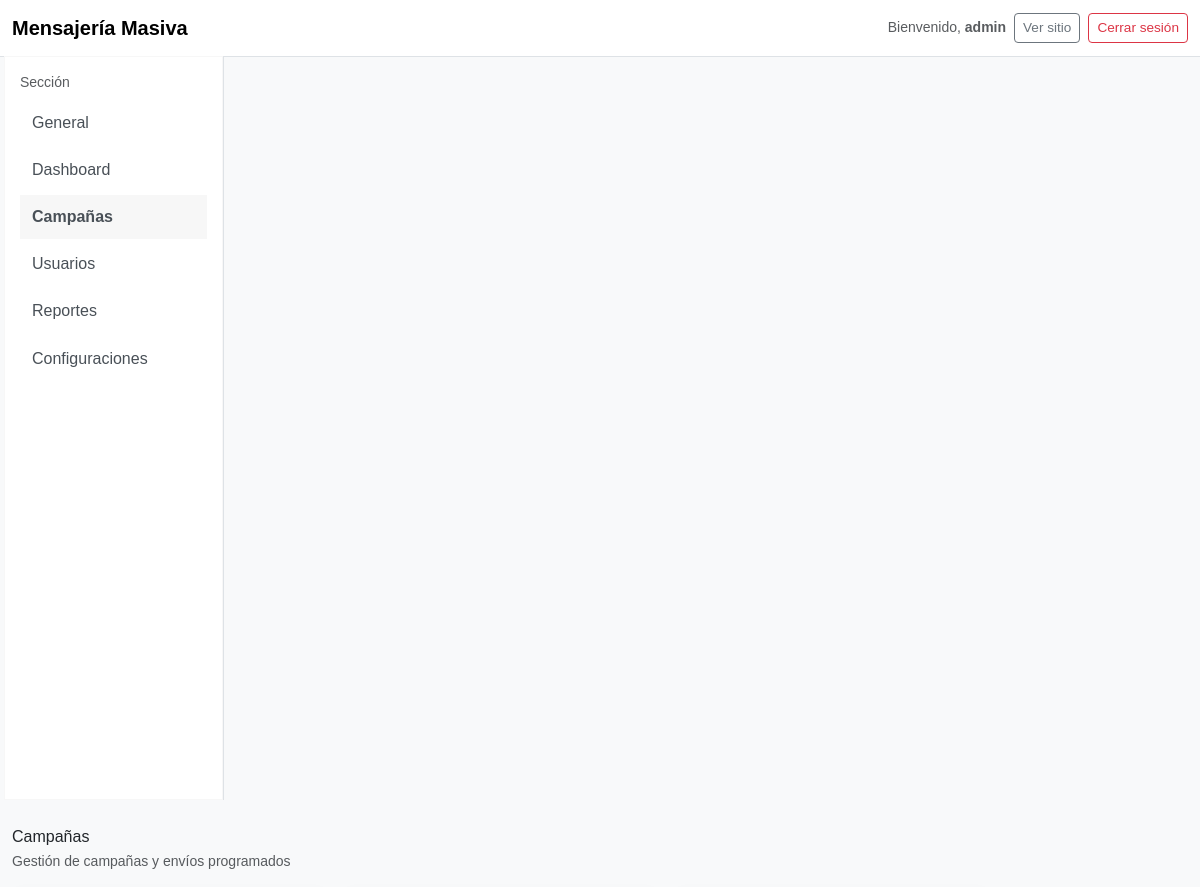
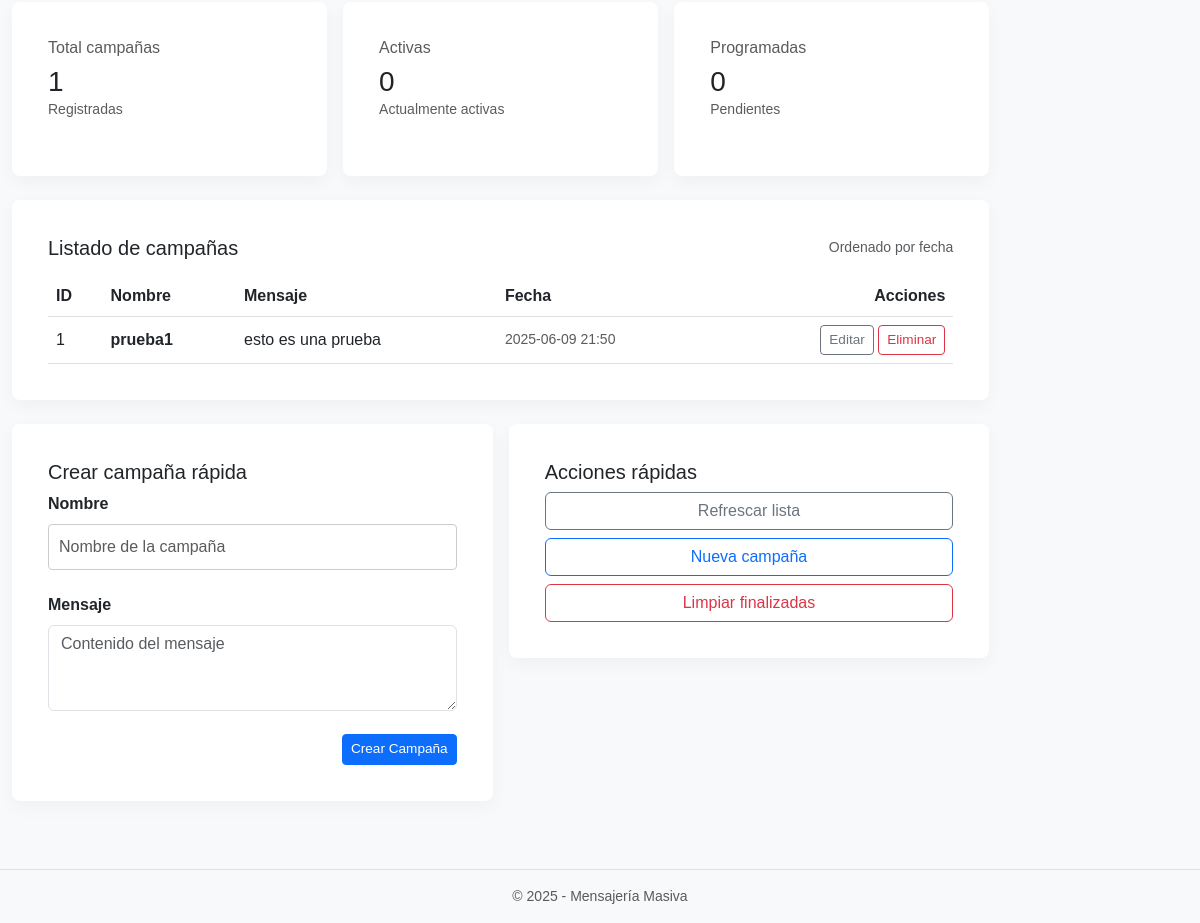
The page /admin/campaigns (signed in) on the database its author committed (2 pictures, top to bottom).
### app.py (models this page shows)
class Campaña(db.Model):
    id = db.Column(db.Integer, primary_key=True)
    name = db.Column(db.String(100), nullable=False)
    message = db.Column(db.Text, nullable=False)
    date = db.Column(db.DateTime, default=datetime.utcnow)

### app.py (the view)
@app.route('/admin/campaigns')
def admin_campaigns():
    if not (session.get('logged_in') and session.get('role') == 'admin'):
        flash("Debe iniciar sesión como administrador", "error")
        return redirect(url_for('login'))
    campaigns = Campaña.query.order_by(Campaña.date.desc()).all()
    return render_template('admin/admin_campaigns.html', campaigns=campaigns)

### app.py (called while the page is built)
@app.context_processor
def utility_processor():
    def safe_url_for(endpoint, _fallback=None, **values):
        """
        Intenta url_for(endpoint). Si falla devuelve url_for(_fallback) o '#' si no existe.
        Uso en templates: {{ safe_url_for('admin_campaigns_add', _fallback='admin_campaigns') }}
        """
        try:
            return url_for(endpoint, **values)
        except BuildError:
            if _fallback:
                try:
                    return url_for(_fallback, **values)
                except BuildError:
                    return '#'
            return '#'
    return dict(safe_url_for=safe_url_for)

### templates/admin/admin_campaigns.html (shortened to what this page needs)
<!DOCTYPE html>
<html lang="es">
<head>
  <link href="https://cdn.jsdelivr.net/npm/bootstrap@5.3.0-alpha1/dist/css/bootstrap.min.css" rel="stylesheet">
  <link rel="stylesheet" href="{{ url_for('static', filename='css/admin.css') }}">
</head>
<body>
  <nav class="navbar navbar-expand-md navbar-light bg-white border-bottom">
    <div class="container-fluid">
      <a class="navbar-brand fw-bold" href="{{ url_for('admin_dashboard') }}">
        Mensajería Masiva
      </a>
      <div class="ms-auto d-flex align-items-center gap-2">
        <span class="d-none d-md-inline text-muted small">Bienvenido, <strong>{{ admin_user or session.get('username') or 'Admin' }}</strong></span>
        <a class="btn btn-sm btn-outline-secondary" href="{{ url_for('home') }}">Ver sitio</a>
        <a class="btn btn-sm btn-outline-danger" href="{{ url_for('logout') }}">Cerrar sesión</a>
      </div>
    </div>
  </nav>
  <div class="container-fluid">
    <div class="row g-3">
      <aside class="col-12 col-md-3 col-lg-2 sidebar bg-white border-end p-3 d-none d-md-block">
        <p class="small text-muted mb-2">Sección</p>
        <nav class="nav flex-column">
          <a class="nav-link {% if request.path == url_for('admin') %}active{% endif %}" href="{{ url_for('admin') }}">General</a>
          <a class="nav-link {% if request.path == url_for('admin_dashboard') %}active{% endif %}" href="{{ url_for('admin_dashboard') }}">Dashboard</a>
          <a class="nav-link {% if request.path == url_for('admin_campaigns') %}active{% endif %}" href="{{ url_for('admin_campaigns') }}">Campañas</a>
          <a class="nav-link {% if request.path == url_for('admin_users') %}active{% endif %}" href="{{ url_for('admin_users') }}">Usuarios</a>
          <a class="nav-link {% if request.path == url_for('admin_reports') %}active{% endif %}" href="{{ url_for('admin_reports') }}">Reportes</a>
          <a class="nav-link {% if request.path == url_for('admin_settings') %}active{% endif %}" href="{{ url_for('admin_settings') }}">Configuraciones</a>
        </nav>
      </aside>
      <main class="col-12 col-md-9 col-lg-10 py-4">
        {% block title %}Campañas{% endblock %}
        {% block content %}
        <div class="d-flex justify-content-between align-items-center mb-3">
          <div>
            <small class="text-muted">Gestión de campañas y envíos programados</small>
          </div>
        </div>
        <div class="row g-3 mb-4">
          <div class="col-12 col-md-4">
            <div class="card h-100">
              <div class="card-body">
                <h6 class="text-muted">Total campañas</h6>
                <h3 class="mb-0">{{ campaigns|length if campaigns is defined else 0 }}</h3>
                <p class="small text-muted mb-0">Registradas</p>
              </div>
            </div>
          </div>
          <div class="col-12 col-md-4">
            <div class="card h-100">
              <div class="card-body">
                <h6 class="text-muted">Activas</h6>
                <h3 class="mb-0">{{ campaigns | selectattr('active') | list | length if campaigns is defined else 0 }}</h3>
                <p class="small text-muted mb-0">Actualmente activas</p>
              </div>
            </div>
          </div>
          <div class="col-12 col-md-4">
            <div class="card h-100">
              <div class="card-body">
                <h6 class="text-muted">Programadas</h6>
                <h3 class="mb-0">{{ campaigns | selectattr('scheduled_at') | list | length if campaigns is defined else 0 }}</h3>
                <p class="small text-muted mb-0">Pendientes</p>
              </div>
            </div>
          </div>
        </div>
        <div class="card mb-4">
          <div class="card-body">
            <div class="d-flex justify-content-between align-items-center mb-3">
              <h5 class="mb-0">Listado de campañas</h5>
              <small class="text-muted">Ordenado por fecha</small>
            </div>
            <div class="table-responsive">
              <table class="table table-hover align-middle mb-0">
                <thead>
                  <tr>
                    <th>ID</th>
                    <th>Nombre</th>
                    <th>Mensaje</th>
                    <th>Fecha</th>
                    <th class="text-end">Acciones</th>
                  </tr>
                </thead>
                <tbody>
                  {% if campaigns is defined and campaigns %}
                    {% for c in campaigns %}
                      <tr>
                        <td>{{ c.id }}</td>
                        <td class="fw-semibold">{{ c.name or c.nombre or ('Campaña ' ~ c.id) }}</td>
                        <td class="text-truncate" style="max-width:320px;">{{ (c.message or c.descripcion)[:120] }}</td>
                        <td class="small text-muted">
                          {% if c.date is defined and c.date %}{{ c.date.strftime('%Y-%m-%d %H:%M') }}
                          {% elif c.created_at is defined and c.created_at %}{{ c.created_at.strftime('%Y-%m-%d %H:%M') }}
                          {% else %}—{% endif %}
                        </td>
                        <td class="text-end">
                          <a href="{{ url_for('admin_campaigns_edit', campaign_id=c.id) }}" class="btn btn-sm btn-outline-secondary">Editar</a>
                          <form action="{{ url_for('admin_campaigns_delete', campaign_id=c.id) }}" method="POST" style="display:inline;" onsubmit="return confirm('¿Eliminar campaña?');">
                            <button class="btn btn-sm btn-outline-danger">Eliminar</button>
                          </form>
                        </td>
                      </tr>
                    {% endfor %}
                  {% else %}
                    <tr>
                      <td colspan="5" class="text-center text-muted py-4">No hay campañas. Pulse "Crear campaña" para añadir una.</td>
                    </tr>
                  {% endif %}
                </tbody>
              </table>
            </div>
          </div>
        </div>
        <div class="row g-3">
          <div class="col-12 col-lg-6">
            <div class="card">
              <div class="card-body">
                <h5 class="card-title">Crear campaña rápida</h5>
                <form action="{{ url_for('admin_campaigns_add') }}" method="POST" class="row g-2">
                  <div class="col-12">
                    <label class="form-label">Nombre</label>
                    <input type="text" name="campaign_name" class="form-control" placeholder="Nombre de la campaña" required>
                  </div>
                  <div class="col-12">
                    <label class="form-label">Mensaje</label>
                    <textarea name="campaign_message" class="form-control" rows="3" placeholder="Contenido del mensaje" required></textarea>
                  </div>
                  <div class="col-12 text-end">
                    <button class="btn btn-primary btn-sm" type="submit">Crear Campaña</button>
                  </div>
                </form>
              </div>
            </div>
          </div>
          <div class="col-12 col-lg-6">
            <div class="card">
              <div class="card-body">
                <h5 class="card-title">Acciones rápidas</h5>
                <div class="d-flex flex-column gap-2 mt-2">
                  <a class="btn btn-outline-secondary" href="{{ url_for('admin_campaigns') }}">Refrescar lista</a>
                  <a class="btn btn-outline-primary" href="{{ url_for('admin_campaigns_add') }}">Nueva campaña</a>
                  <a class="btn btn-outline-danger" href="{{ url_for('admin_campaigns') }}#limpiar">Limpiar finalizadas</a>
                </div>
              </div>
            </div>
          </div>
        </div>
        {% endblock %}
      </main>
    </div>
  </div>
  <footer class="border-top mt-4">
    <div class="container py-3 text-center small text-muted">
      &copy; {{ year or current_year if current_year is defined else '2025' }} - Mensajería Masiva
    </div>
  </footer>
</body>
</html>

### static/css/admin.css (style rules this page uses)
body { font-family: Arial, sans-serif; margin: 0; padding: 0; background-color: #f4f4f4; }
a { text-decoration: none; }
.sidebar, #sidebar { width: 220px; height: calc(100vh - 60px); background-color: #000068; position: fixed; top: 60px; left: 0; padding: 0; margin: 0; overflow-y: auto; z-index: 1000; }
.sidebar { width: 220px; min-height: calc(100vh - 56px); position: sticky; top: 56px; box-shadow: 0 0 0 1px rgba(0,0,0,0.03) inset; }
.sidebar .nav-link { color: #495057; padding: 0.6rem 0.75rem; margin-bottom: 0.25rem; }
.sidebar .nav-link.active { background: rgba(0,0,0,0.03); font-weight: 600; }
.card { border: 0; border-radius: 0.5rem; box-shadow: 0 6px 18px rgba(18,38,63,0.04); }
.table td, .table th { vertical-align: middle; }
.btn-sm { padding: .25rem .5rem; font-size: .85rem; }
.dashboard-card, .card, .report-card { background-color: #ffffff; border-radius: 4px; padding: 20px; margin-bottom: 20px; box-shadow: 0 2px 4px rgba(0,0,0,0.1); }
form { margin-top: 20px; }
form label { display: block; margin-bottom: 8px; font-weight: bold; }
form input[type="text"], form input[type="email"], form input[type="password"], form textarea, form select { width: 100%; padding: 10px; border: 1px solid #ccc; margin-bottom: 15px; border-radius: 4px; }
form button, .btn-submit { background-color: #1A2734; color: #fff; border: none; padding: 10px 20px; border-radius: 4px; cursor: pointer; font-size: 16px; }

### templates/admin/admin_campaigns.html (style rules this page uses)
body { background: #f8f9fa; min-height:100vh; }
.sidebar { width: 220px; min-height: calc(100vh - 56px); }
.card { border-radius: .5rem; box-shadow: 0 6px 18px rgba(0,0,0,0.04); }
.table td, .table th { vertical-align: middle; }

### rows shown on the page
Campaña: id "1", name "prueba1", message "esto es una prueba", date "2025-06-09 21:50"

### other values the page prints
{{ admin_user or session.get('username') or 'Admin' }} "admin"
{{ campaigns|length if campaigns is defined else 0 }} "1"
{{ year or current_year if current_year is defined else '2025' }} "2025"
